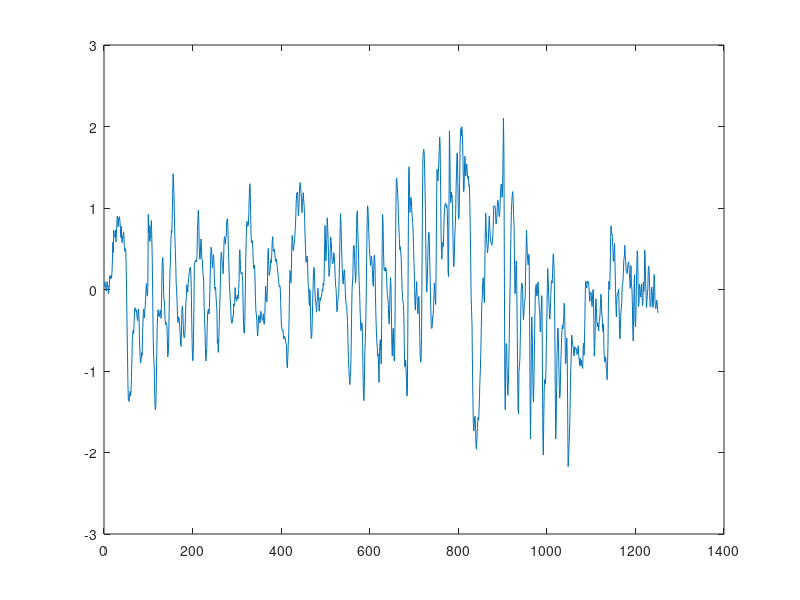
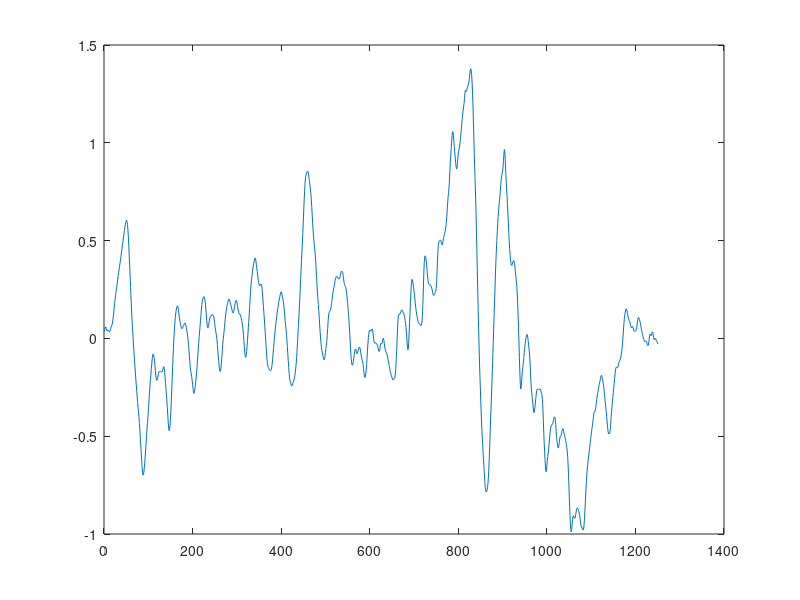
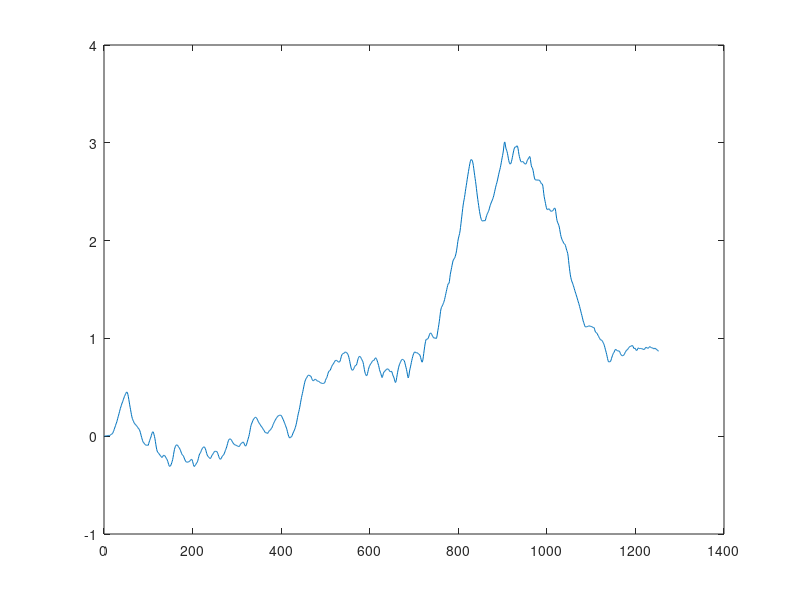
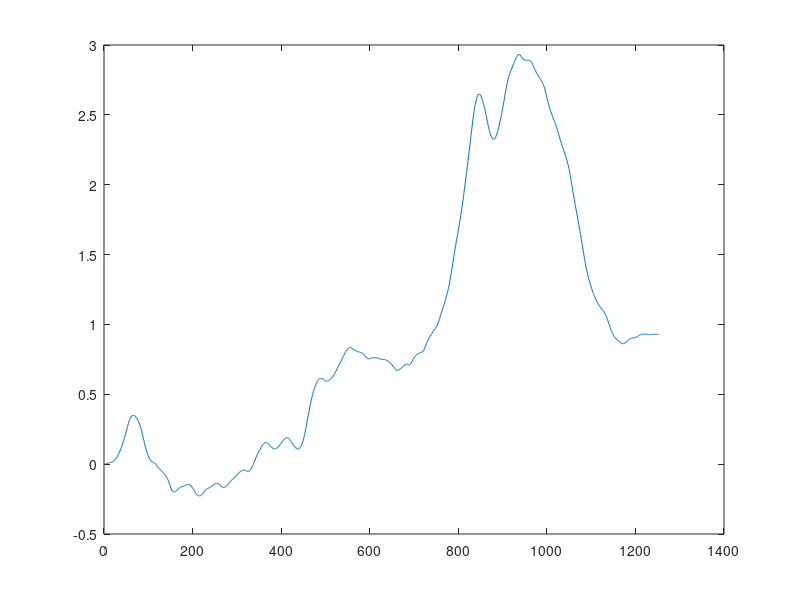

Reproduce these figures in MATLAB, in order.
clear;
clc;
ex=importdata('AbsAccelerate.txt');

%ex=ex(100:1:end,:);

col_1 = ex(:,1)';
figure
plot(col_1);
%std1 = std(col_1)


col_2 = ex(:,2)';
figure
plot(col_2);
%std2 = std(col_2)


%col_3 = ex(:,3)';
%figure
%plot(col_3);
%std3 = std(col_3)

Speed_X = 0;
Distance_X = 0;

Speed_Y = 0;
Distance_Y = 0;

for i = 1:1:length(col_1)
    Acc_X = col_1(i);
    Distance_X = [Distance_X, Distance_X(i) + (Speed_X(i)*0.02 + Acc_X * 0.02*0.02/2)];
    Speed_X = [Speed_X, (Speed_X(i) + Acc_X*0.02)];
    
    Acc_Y = col_2(i);
    Distance_Y = [Distance_Y, Distance_Y(i) + (Speed_Y(i)*0.02 + Acc_Y * 0.02*0.02/2)];
    Speed_Y = [Speed_Y, (Speed_Y(i) + Acc_Y*0.02)];
end
figure
plot(Speed_X);
figure
plot(Speed_Y);
figure
plot(Distance_X);
figure
plot(Distance_Y);
figure
plot(Distance_X,Distance_Y);
